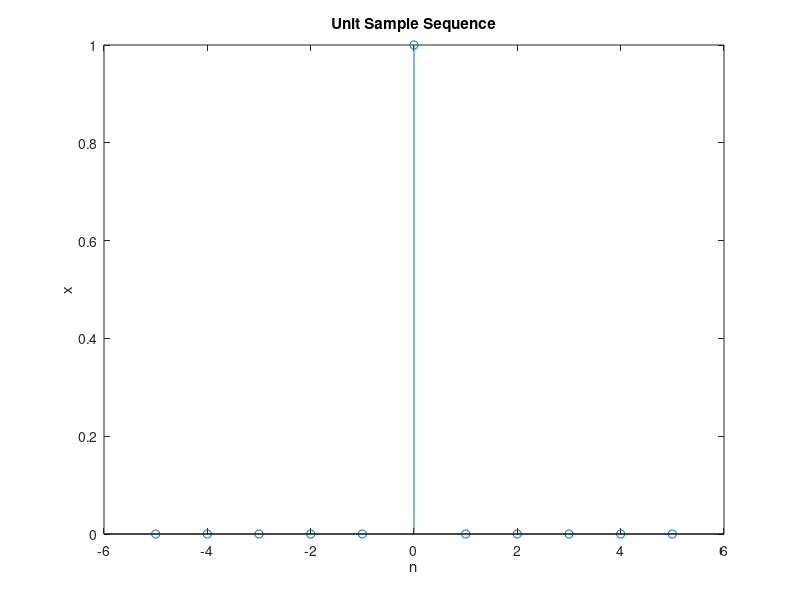
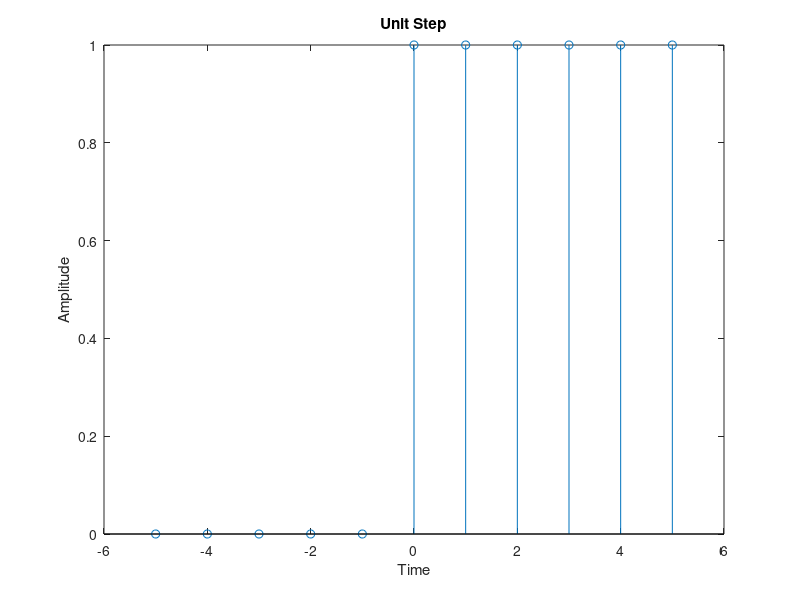
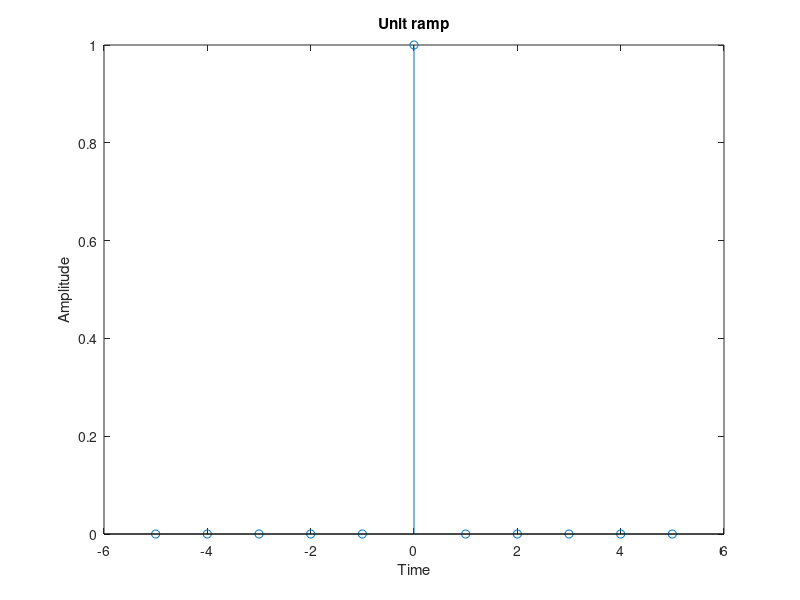

These figures' MATLAB source, in order:
% Unit sample sequence
clc;
close all;
figure(1);
n=-5:5;
x=n==0;
stem(n,x);
%subplot(3,1,1);
title('Unit Sample Sequence');
xlabel('n');ylabel('x');

%unit step signal
figure(2);
N=5;
n2=-N:1:N;
x2=[zeros(1,N) 1 ones(1,N)];
%subplot(2,1,1);
stem(n2,x2);
xlabel('Time');ylabel('Amplitude');
title('Unit Step');

%unit ramp function
figure(3);
n3=-5:5;
x3=n3.*(n3>=0);
%subplot(2,1,2);
stem(n3,x);
xlabel('Time');ylabel('Amplitude');
title('Unit ramp');
